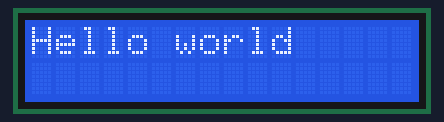
Simulated run of this sketch. Board: Arduino Uno, built with avr-gcc and run on an emulated ATmega328P. Shown: 16×2 character LCD.

Above: at 0.1 s.
At 1.1 s:
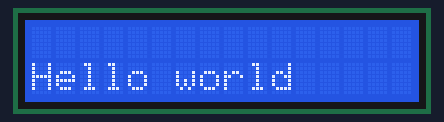

The sketch:

class12b.ino
```cpp
#include <LiquidCrystal_I2C.h>

int Col = 16;
int Row = 2;
LiquidCrystal_I2C lcd(0x27,Col,Row);
void setup() {
  lcd.init();
  lcd.backlight();
}

void loop() {
  lcd.setCursor(0,0);
  lcd.print("Hello world");
  delay(1000);
  lcd.clear();
  lcd.setCursor(0,1);
  lcd.print("Hello world");
  delay(1000);
  lcd.clear();
}
```

Measured:
- what the display in image 1 shows lasts 1.0 s, from 1.1 s to 2.1 s
